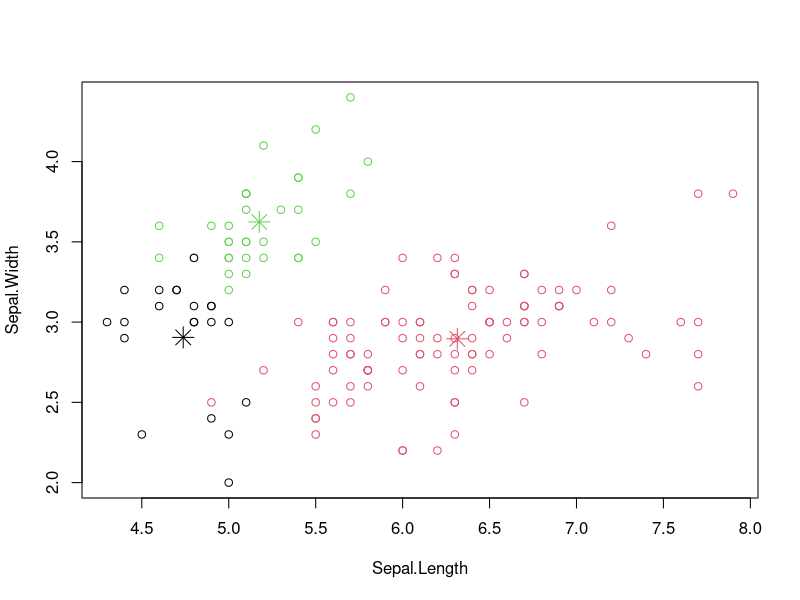
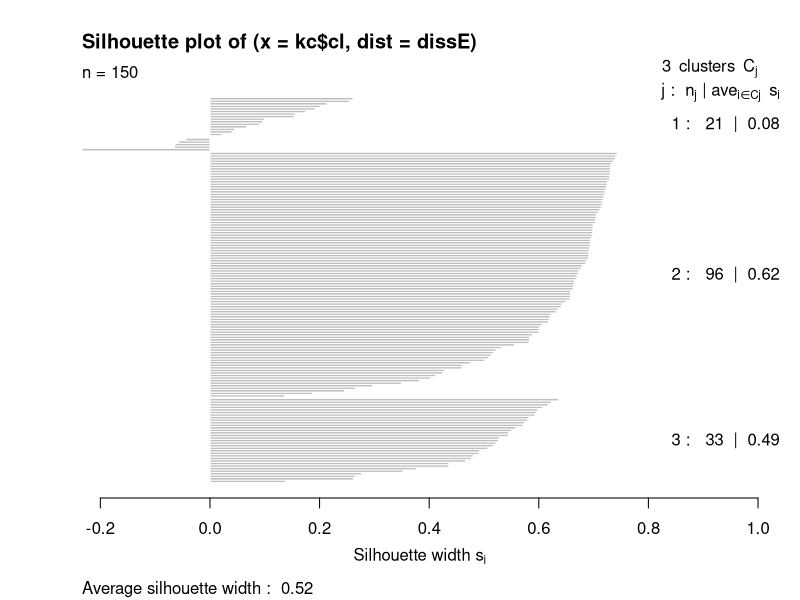

These charts were generated, in order, by the following R code:
# Load the Iris dataset
data(iris)

# Remove the class label
newiris <- iris
newiris$Species <- NULL

# Perform K-Means Clustering with K=3
kc <- kmeans(newiris, 3)

str(kc)
kc$centers
kc$size
kc$cluster

# Compare the assigned clusters and the Species
table(iris$Species, kc$cluster)

plot(newiris[,c("Sepal.Length", "Sepal.Width")], col = kc$cluster)
points(kc$centers[,c("Sepal.Length", "Sepal.Width")], col = 1:3, pch = 8, cex=2)

# sillhouette
library(cluster)
dissE <- daisy(newiris)
sk <- silhouette(kc$cl, dissE)
plot(sk)